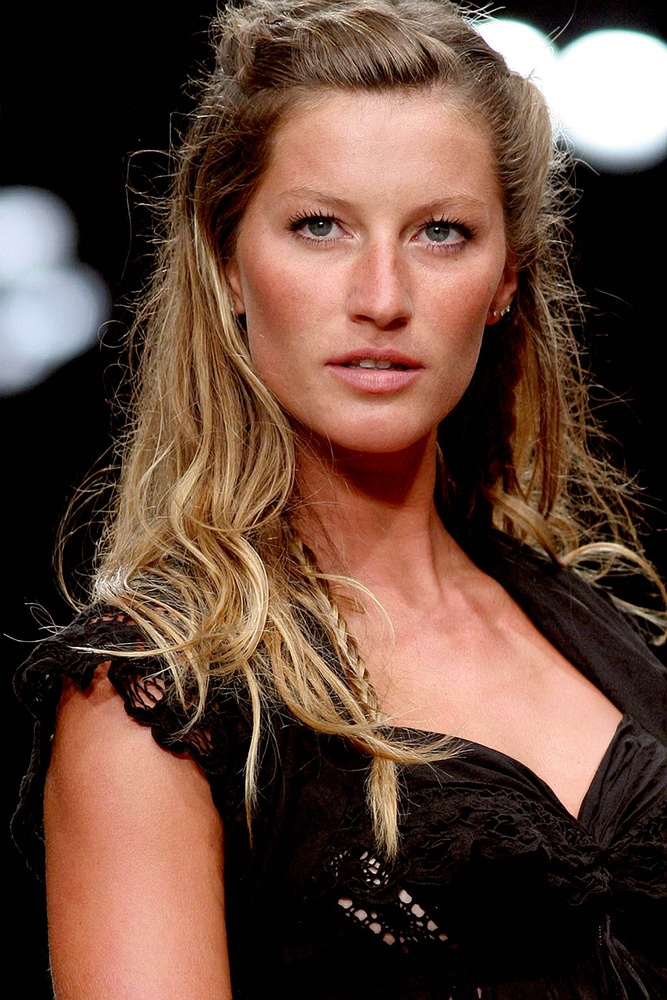
#> input picture Initial/faces/face8.jpg, 667 x 1000 px, shrunk from 1181 x 1771 before the run, found by its file name
$ python findblack.py
#> lines starting #> are read from the running program, lines starting #| are printed output that depends on the picture
import cv2
import numpy as np
from matplotlib import pyplot as plt

img = cv2.imread('face8.jpg')
#> img is the input picture: shape (1000, 667, 3); mean B, G, R 58.3, 70.9, 98.8
grey = cv2.cvtColor(img, cv2.COLOR_BGR2GRAY)
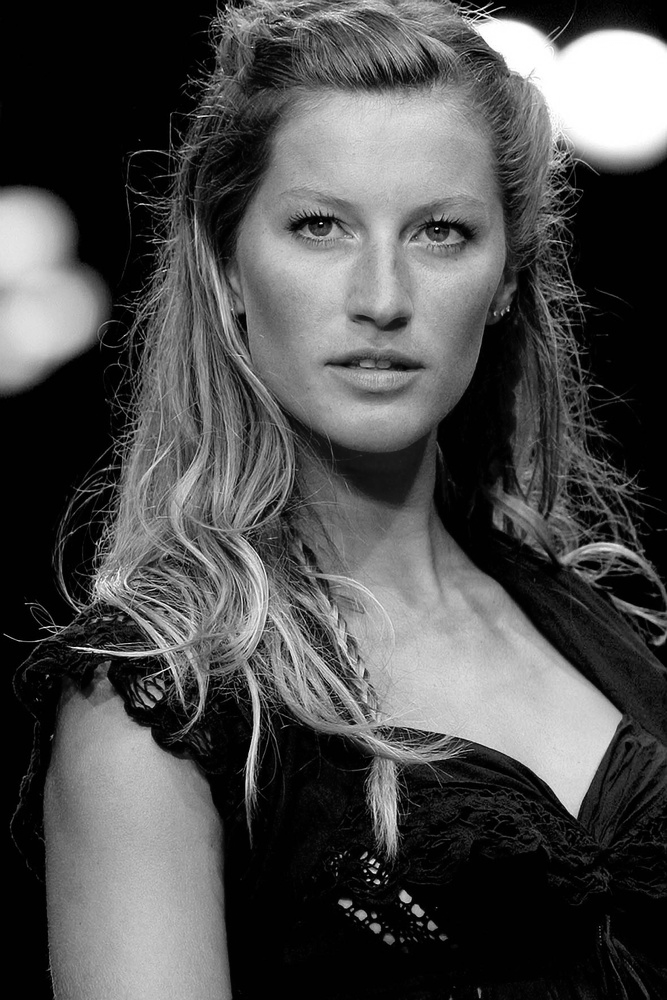
#> grey: shape (1000, 667); min 0, max 255, mean 77.8
#> (the run stopped early here; a loop or call above may not have finished)

$ run again, with Initial/faces/face1.jpg copied over Initial/faces/face8.jpg
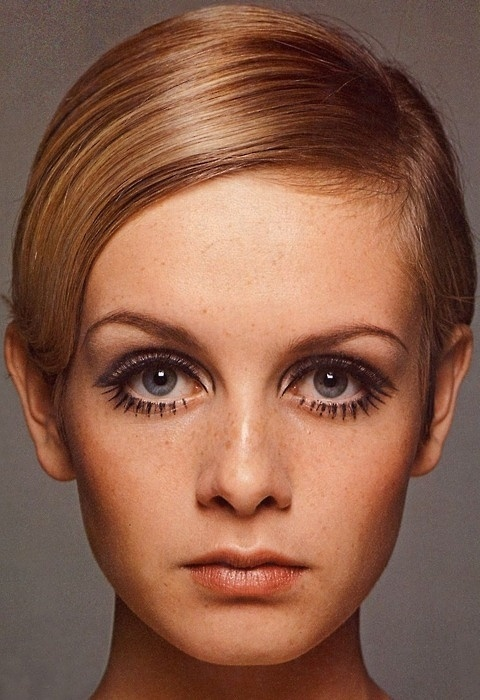
#> input picture Initial/faces/face1.jpg, 480 x 700 px, found by its file name
#> img is the input picture: shape (700, 480, 3); mean B, G, R 74.1, 93.7, 138
#> `grey = cv2.cvtColor(img, cv2.COLOR_BGR2GRAY)`:
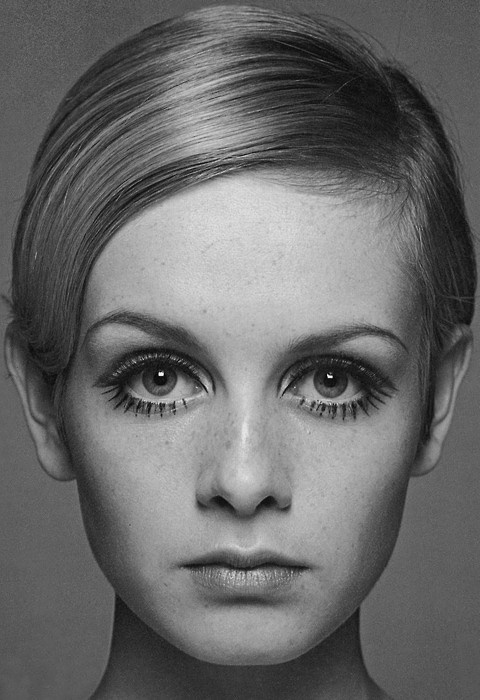
#> grey: shape (700, 480); min 2, max 253, mean 104.8

$ run again, with Initial/faces/face2.jpg copied over Initial/faces/face8.jpg
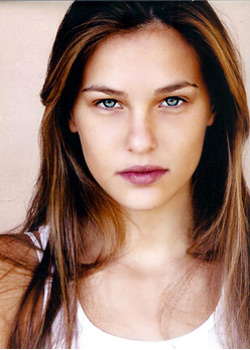
#> input picture Initial/faces/face2.jpg, 250 x 350 px, found by its file name
#> img is the input picture: shape (350, 250, 3); mean B, G, R 113.5, 126.7, 158.2
#> `grey = cv2.cvtColor(img, cv2.COLOR_BGR2GRAY)`:
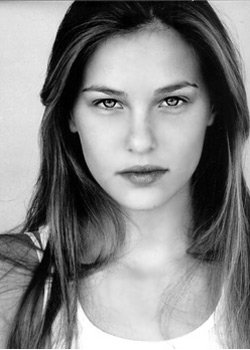
#> grey: shape (350, 250); min 0, max 255, mean 134.6

$ run again, with Initial/faces/face3.jpg copied over Initial/faces/face8.jpg
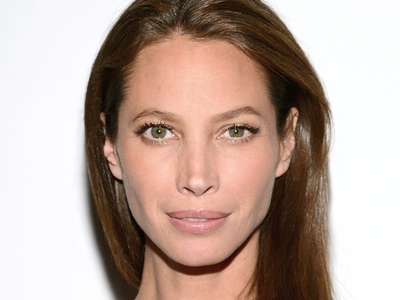
#> input picture Initial/faces/face3.jpg, 400 x 300 px, found by its file name
#> img is the input picture: shape (300, 400, 3); mean B, G, R 157.8, 167.8, 188.6
#> `grey = cv2.cvtColor(img, cv2.COLOR_BGR2GRAY)`:
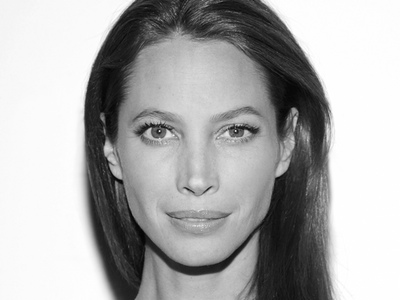
#> grey: shape (300, 400); min 4, max 255, mean 172.8
